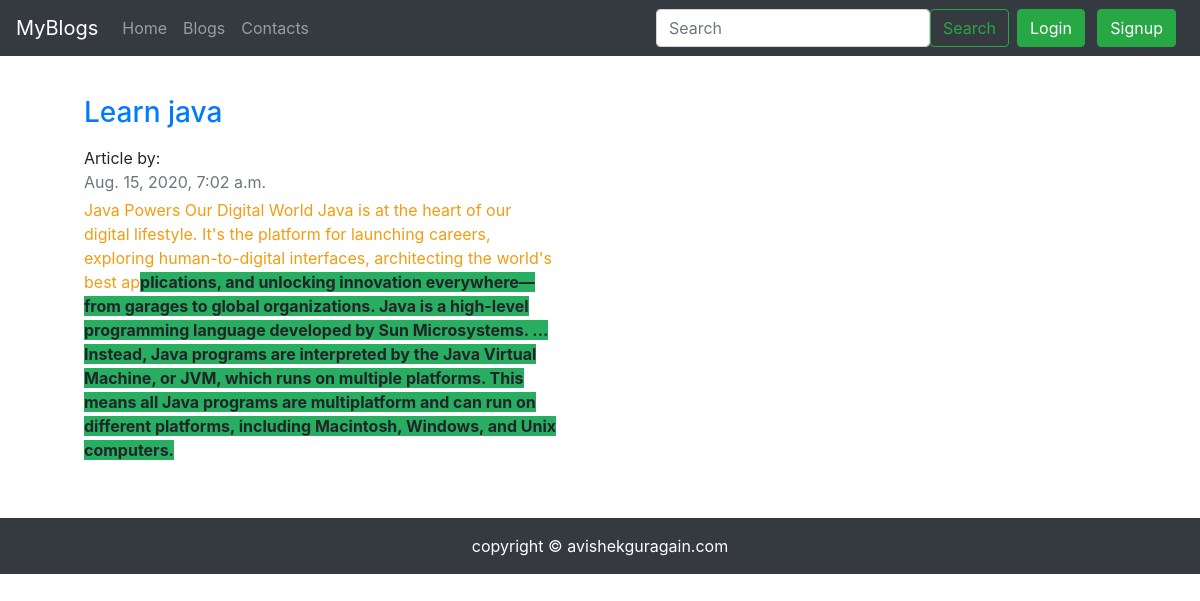
Screenshot of /blogpost/java with the database file from the repository.
### Blog/models.py (models this page shows, shortened)
class Blog(models.Model):
    sno= models.AutoField(primary_key=True)
    title= models.CharField(max_length=200)
    content=RichTextField(blank=True , null=True)
    short_desc=models.CharField(max_length=300,default="")
    Author=models.CharField(max_length=15,default="")
    slug=models.CharField(max_length=100)
    time=models.DateTimeField(blank=True)

### Blog/views.py (the view)
def blogpost(request ,slug):
    blog=Blog.objects.filter(slug=slug).first()
    return render(request,'Blog/blogpost.html',{'blog':blog})

### Blog/templates/Blog/blogpost.html (shortened to what this page needs)
{% extends 'Blog/base.html' %}
{{% block body %}
<div class="container my-3" >
<div class="col-md-6">
      <div class="row no-gutters ">
        <div class="col p-4   ">
          <strong class="d-inline-block mb-2 text-primary"><h3> {{blog.title}}</h3></a></strong>
<p class="mb-0">Article by:<b>{{blog.Author}}</b></p>
<div class="mb-1 text-muted">{{blog.time}}</div>
<p class="mb-auto">{{blog.content|safe}}</p>
</div>
</div>
</div>
</div>
{% endblock body %}}

### rows the page displays
Blog: title "Learn java", time "Aug. 15, 2020, 7:02 a.m.", content "Java Powers Our Digital World Java is at the heart of our digital lifestyle. It's the platform for launching careers, exploring human-to-digital interfaces, architecting the world's best ap plications, and unlocking innovation everywhere—from garages to global organizations. Java is a high-level programming language developed by Sun Microsystems. ... Instead, Java programs are interpreted by the Java Virtual Machine, or JVM, which runs on multiple platforms. This means all Java programs are multiplatform and can run on different platforms, including Macintosh, Windows, and Unix computers."
